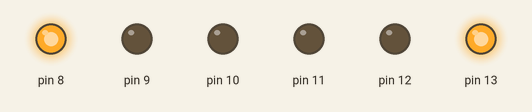
A sketch run on a simulated Arduino Uno, built with avr-gcc and run on an emulated ATmega328P. Shown: output pins drawn as LEDs (lit = HIGH).

Above: at 2.5 s.
At 5.5 s:
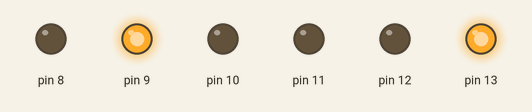
At 8.5 s:
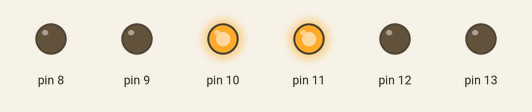
At 11.5 s:
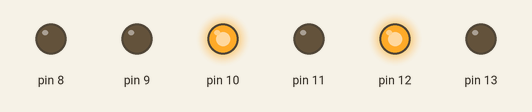
Timing chart, 0 to 15.6 s (numbered marks = the images above):
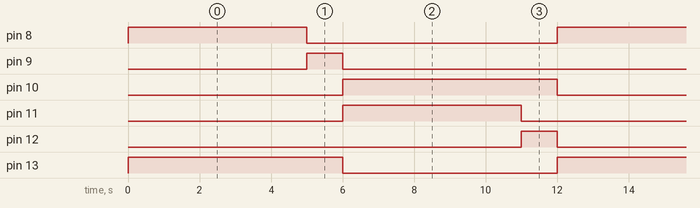

Measured:
- by itself, pin 8, pin 11: alternates HIGH for 5.0 s and LOW for 7.0 s
- by itself, pin 9, pin 12: alternates HIGH for 1.0 s and LOW for 11.0 s
- by itself, pin 10, pin 13: alternates HIGH for 6.0 s and LOW for 6.0 s

The sketch:

semaf.ino
```cpp
void setup() {
  // Se generan 6 salidas para ambos semáforos, es decir 6 Leds
  pinMode(13, OUTPUT);
  pinMode(12, OUTPUT);
  pinMode(11, OUTPUT);
  pinMode(10, OUTPUT);
  pinMode(9, OUTPUT);
  pinMode(8, OUTPUT);
}
//Este loop se mantiene por tiempo indefinido y permite la repetición de la secuencia en el semáforo
void loop() {
  digitalWrite(13, HIGH);//Semáforo 1:Rojo prendido
  digitalWrite(12, LOW);//Semáforo 1:Amarillo apagado
  digitalWrite(11, LOW);//Semáforo 1:Verde apagado
  digitalWrite(10, LOW);//Semáforo 2:Rojo apagado
  digitalWrite(9, LOW);//Semáforo 2:Amarillo apagado
  digitalWrite(8, HIGH);//Semáforo 2:Verde Prendido
  delay(5000);// Segundo semáforo en Verde
  digitalWrite(13, HIGH);
  digitalWrite(12, LOW);
  digitalWrite(11, LOW);
  digitalWrite(10, LOW);
  digitalWrite(9, HIGH);// Semáforo 2: Amarillo Prendido
  digitalWrite(8, LOW);
  delay(1000); //Transición a amarillo
  digitalWrite(13, LOW);
  digitalWrite(12, LOW);
  digitalWrite(11, HIGH);//Semáforo 1: Verde Prendido
  digitalWrite(10, HIGH);//Semáforo 2: Rojo Prendido
  digitalWrite(9, LOW);
  digitalWrite(8, LOW);
  delay(5000); //Primer semáforo en verde
  digitalWrite(13, LOW);
  digitalWrite(12, HIGH);//Semáforo 1: Amarillo prendido
  digitalWrite(11, LOW);
  digitalWrite(10, HIGH);
  digitalWrite(9, LOW);
  digitalWrite(8, LOW);
  delay(1000); //Transición a amarillo
}
```
